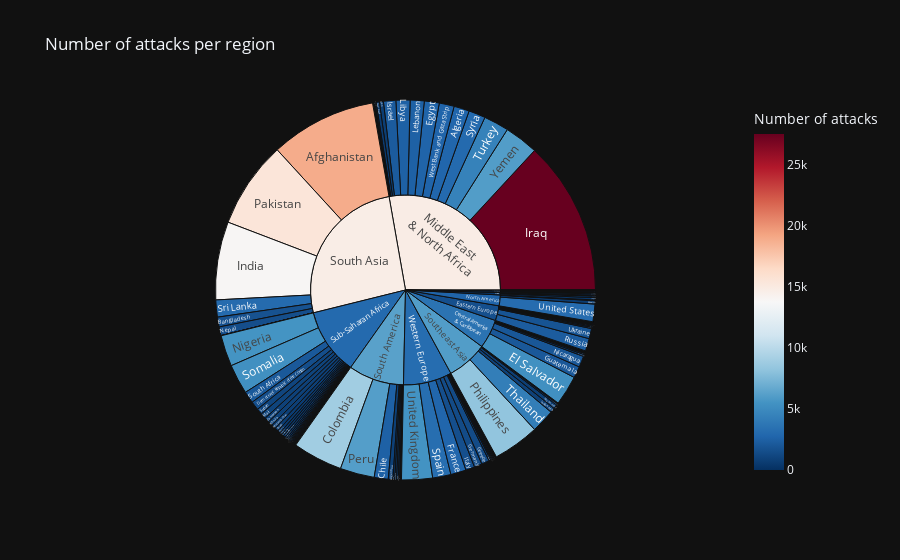

Source (notebook cell):
### Code cell
data_num_atk = data[['region_txt', 'country_txt', 'country_code']]
data_num_atk.loc[data_num_atk['country_txt'] == 'Germany', 'region_txt'] = 'Western Europe' # damn
data_num_atk.loc[data_num_atk['region_txt'] == 'Middle East & North Africa', 'region_txt'] = 'Middle East<br>& North Africa'
data_num_atk.loc[data_num_atk['region_txt'] == 'Central America & Caribbean', 'region_txt'] = 'Central America<br>& Caribbean'
data_num_atk = data_num_atk.groupby(['country_txt', 'region_txt']).size().reset_index(name='Number of attacks')

fig3 = px.sunburst(data_num_atk,
                   path=['region_txt', 'country_txt'], values='Number of attacks',
                   color='Number of attacks',
                   hover_data={'Number of attacks': True},
                   color_continuous_scale='RdBu_r',
                   title='Number of attacks per region',
                   template='plotly_dark'
                  )

fig3.data[0].hovertemplate = '%{label}<br>Number of attacks = %{value}<extra></extra>'

fig3.show()

### Figure 1 — Plotly figure (JSON) as saved in the notebook; plotly's stock layout.template omitted (floating-point values rounded to 4 significant figures; data arrays with more than 128 entries replaced by an {"elided": "..."} marker saying what was removed)
{"data": [{"branchvalues": "total", "customdata": {"elided": "204x1 float values"}, "domain": {"x": [0, 1], "y": [0, 1]}, "hovertemplate": "%{label}<br>Number of attacks = %{value}<extra></extra>", "ids": {"elided": "204 str values"}, "labels": {"elided": "204 str values"}, "marker": {"coloraxis": "coloraxis", "colors": {"elided": "204 float values"}}, "name": "", "parents": {"elided": "204 str values"}, "type": "sunburst", "values": {"elided": "204 int values"}}], "layout": {"coloraxis": {"colorbar": {"title": {"text": "Number of attacks"}}, "colorscale": [[0, "rgb(5,48,97)"], [0.1, "rgb(33,102,172)"], [0.2, "rgb(67,147,195)"], [0.3, "rgb(146,197,222)"], [0.4, "rgb(209,229,240)"], [0.5, "rgb(247,247,247)"], [0.6, "rgb(253,219,199)"], [0.7, "rgb(244,165,130)"], [0.8, "rgb(214,96,77)"], [0.9, "rgb(178,24,43)"], [1, "rgb(103,0,31)"]]}, "legend": {"tracegroupgap": 0}, "title": {"text": "Number of attacks per region"}}}
